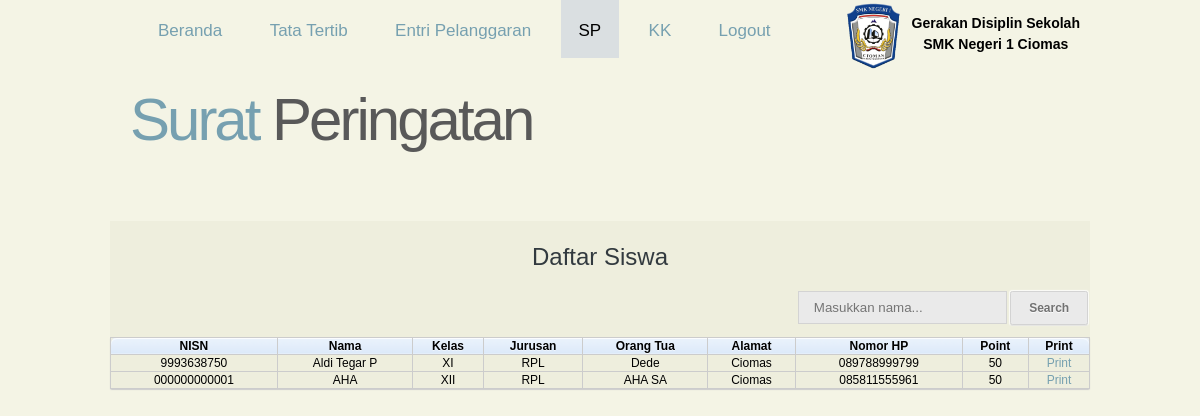
The page /admin/SP.php (signed in) on the database its author committed.
### tables this page shows
CREATE TABLE IF NOT EXISTS `siswa` (
  `nisn` varchar(12) DEFAULT NULL,
  `nama` varchar(255) DEFAULT NULL,
  `kelas` varchar(3) NOT NULL,
  `jurusan` varchar(3) NOT NULL,
  `namaortu` varchar(100) NOT NULL,
  `alamat` varchar(200) NOT NULL,
  `nohp` varchar(12) NOT NULL,
  `point` int(3) NOT NULL DEFAULT '100'
);

### admin/SP.php (the view, shortened to what this page needs)
<html>
<head>
<link rel="stylesheet" href="../css/sp.css" type="text/css">
</head>
<body>
	<div class="bungkus">
		<div class="header">
			<ul>
			  <li><a href="indexadmin.php">Beranda</a></li>
			  <li><a href="tatatertibadmin.php">Tata Tertib</a></li>
			  <li><a href="entripelanggaran.php">Entri Pelanggaran</a></li>
			  <li class="active"><a href="SP.php">SP</a></li>
			  <li><a href="naikkelas.php">KK</a></li>
			  <li><a href="logout.php">Logout</a></li>
			</ul>
			<h3 style="float:right; text-align:center; margin:-43px 20px 0 0;">
			Gerakan Disiplin Sekolah<br>SMK Negeri 1 Ciomas</h3>
			<img src="../images/baru.png" width="auto" height="70px" style="float:left; margin:-55px 0 0 740px;">
			<h1 class="h"><a href="sp.php">Surat <span>Peringatan</span></a></h1>
		</div>
		<div class="content">
		<h2 style="margin-top:10px;">Daftar Siswa</h2>
			<form method="post">
		<input class="cari"type="text" name="cari" placeholder="Masukkan nama...">
		<input class="enjoy-css" type="submit" name="kirim" value="Search">
				</form>
		<table class="bordered">
		<thead>
			<th>NISN</th>
			<th>Nama</th>
			<th>Kelas</th>
			<th>Jurusan</th>
			<th>Orang Tua</th>
			<th>Alamat</th>
			<th>Nomor HP</th>
			<th>Point</th>
			<th>Print</th>
		</thead>
		<tbody>
		<?php
		$sql = "select * from siswa where point <=50";
		$query = mysql_query($sql);
		while ($data = mysql_fetch_assoc($query)){
			?>
			<tr>
				<td><?php echo $data['nisn']; ?></td>
				<td><?php echo $data['nama']; ?></td>
				<td><?php echo $data['kelas']; ?></td>
				<td><?php echo $data['jurusan'];  ?></td>
				<td><?php echo $data['namaortu']; ?></td>
				<td><?php echo $data['alamat']; ?></td>
				<td><?php echo $data['nohp']; ?></td>
				<td><?php echo $data['point']; ?></td>
				<td><a href="surat.php?nisn=<?php echo $data['nisn'];?>">Print</a></td>
			</tr>
		<?php
		}
		?>
		</tbody>
		</table>
		</div>
	</div>
</body>
</html>

### css/sp.css (style rules this page uses)
body { background:#f4f4e5; font:normal 12px/1.8em Arial, Helvetica, sans-serif; }
a { color:#76a0b0; text-decoration:none; }
h1 { margin:0; padding:0 0 0 30px; color:#76a0b0; font:normal 60px/1.2em Arial, Helvetica, sans-serif; letter-spacing:-3px; }
h1 span { color:#595959; }
h1 a, h1 a:hover { color:#76a0b0; text-decoration:none; }
h2 { font:normal 24px/1.5em Arial, Helvetica, sans-serif; padding:8px 0; margin:8px 0; color:#323a3f; }
.h { margin-top:40px; }
.bungkus { width:1000px; margin-right: auto; margin-left: auto; }
.header { background:#f4f4e5; height:60px; width:1000px; }
.header ul { list-style:none; }
.header ul li { margin:12px 8px 0 0; padding:0; display:inline-block; }
.header ul li a { padding:28px 18px 18px; text-decoration:none; font-size:17px; }
.header ul li.active a, .header ul li a:hover { background-color:#dadfe1; color:black; }
.content { margin:150px 0 10px 10px; text-align: center; float:left; width:980px; background-color: #eeeedd; }
table { border-collapse: collapse; border-spacing: 0; width: 100%; }
.bordered { font-size:12px; border: solid #ccc 1px; -moz-border-radius: 6px; -webkit-border-radius: 6px; border-radius: 2px; -webkit-box-shadow: 0 1px 1px #ccc; -moz-box-shadow: 0 1px 1px #ccc; box-shadow: 0 1px 1px #ccc; }
.bordered td, .bordered th { border-left: 1px solid #ccc; border-top: 1px solid #ccc; text-align: center; color:black; }
.bordered th { background-color: #dce9f9; background-image: -webkit-gradient(linear, left top, left bottom, from(#ebf3fc), to(#dce9f9)); background-image: -webkit-linear-gradient(top, #ebf3fc, #dce9f9); background-image: -moz-linear-gradient(top, #ebf3fc, #dce9f9); background-image: -ms-linear-gradient(top, #ebf3fc, #dce9f9); background-image: -o-linear-gradient(top, #ebf3fc, #dce9f9); background-image: linear-gradient(top, #ebf3fc, #dce9f9); -webkit-box-shadow: 0 1px 0 rgba(255,255,255,.8) inset; -moz-box-shadow:0 1px 0 rgba(255,255,255,.8) inset; box-shadow: 0 1px 0 rgba(255,255,255,.8) inset; border-top: none; text-shadow: 0 1px 0 rgba(255,255,255,.5); }
.bordered td:first-child, .bordered th:first-child { border-left: none; }
.bordered th:first-child { -moz-border-radius: 6px 0 0 0; -webkit-border-radius: 6px 0 0 0; }
.bordered th:last-child { -moz-border-radius: 0 6px 0 0; -webkit-border-radius: 0 6px 0 0; }
.bordered tr:last-child td:first-child { -moz-border-radius: 0 0 0 6px; -webkit-border-radius: 0 0 0 6px; }
.bordered tr:last-child td:last-child { -moz-border-radius: 0 0 6px 0; -webkit-border-radius: 0 0 6px 0; }
.enjoy-css { display: inline-block; -webkit-box-sizing: content-box; -moz-box-sizing: content-box; box-sizing: content-box; padding: 0 1.5em; border: 1px solid rgba(211,211,211,1); -webkit-border-radius: 0.2em; border-radius: 0.2em; font: normal normal bold 1em/2em Arial, Helvetica, sans-serif; color: rgba(114,114,114,1); -o-text-overflow: clip; text-overflow: clip; white-space: nowrap; background: rgba(234,234,234,1); -webkit-box-shadow: 0 0 1px 1px rgba(255,255,255,0.8) , 0 1px 0 0 rgba(0,0,0,0.298039) ; box-shadow: 0 0 1px 1px rgba(255,255,255,0.8) , 0 1px 0 0 rgba(0,0,0,0.298039) ; text-shadow: 0 1px 0 rgba(255,255,255,0.8) ; -webkit-transition: all 200ms cubic-bezier(0.42, 0, 0.58, 1) 10ms; -moz-transition: all 200ms cubic-bezier(0.42, 0, 0.58, 1) 10ms; -o-transition: all 200ms cubic-bezier(0.42, 0, 0.58, 1) 10ms; transition: all 200ms cubic-bezier(0.42, 0, 0.58, 1) 10ms; height: 32px; }
.cari { margin-left: 70%; padding:8px 15px; background: rgba(234,234,234,1); border: 1px solid rgba(211,211,211,1); color:rgba(114,114,114,1); }

### rows shown on the page
siswa: nisn "9993638750", nama "Aldi Tegar P", kelas "XI", jurusan "RPL", namaortu "Dede", alamat "Ciomas", nohp "089788999799", point "50"
siswa: nisn "000000000001", nama "AHA", kelas "XII", jurusan "RPL", namaortu "AHA SA", alamat "Ciomas", nohp "085811555961", point "50"
